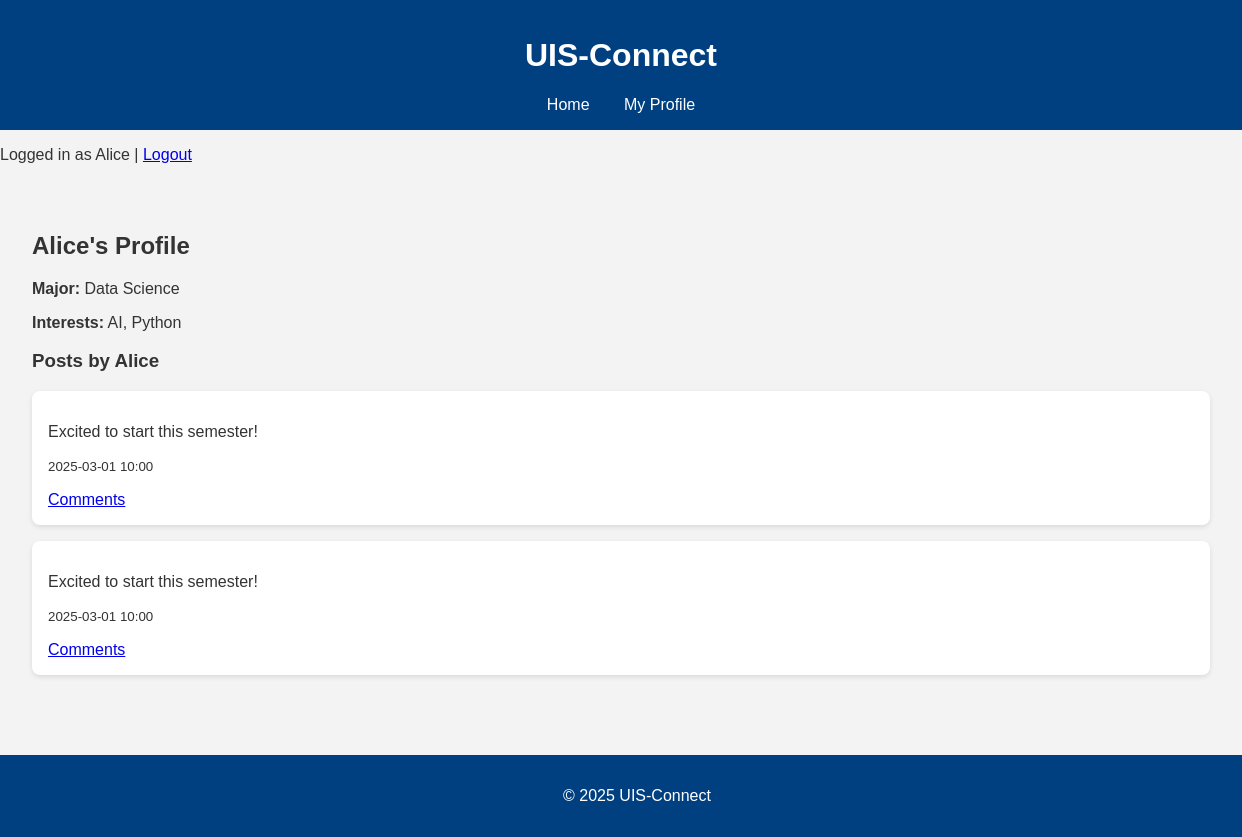
Screenshot of /profile (signed in) with the database file from the repository.
### tables this page shows
CREATE TABLE users (
    id INTEGER PRIMARY KEY AUTOINCREMENT,
    username TEXT NOT NULL,
    major TEXT,
    interests TEXT
);

CREATE TABLE posts (
    id INTEGER PRIMARY KEY AUTOINCREMENT,
    user_id INTEGER,
    content TEXT,
    timestamp TEXT,
    FOREIGN KEY(user_id) REFERENCES users(id)
);

### app.py (the view)
@app.route('/profile')
def profile():
    user_id = session.get('user_id')
    if not user_id:
        flash("You have to register or login to be able to see your profile.", "error")
        return redirect(url_for('login'))
    user, user_posts = get_user_profile(user_id)
    if not user:
        flash("Profile not found.", "error")
        return redirect(url_for('index'))
    return render_template('profile.html', user=user, user_posts=user_posts)

### db_utils.py (called while the page is built)
def get_db_connection():
    conn = sqlite3.connect(DATABASE)
    conn.row_factory = sqlite3.Row
    return conn

def get_user_profile(user_id):
    conn = get_db_connection()
    user = conn.execute("SELECT * FROM users WHERE id = ?", (user_id,)).fetchone()
    posts = conn.execute("SELECT * FROM posts WHERE user_id = ? ORDER BY timestamp DESC", (user_id,)).fetchall()
    conn.close()
    return user, posts

### templates/profile.html
{% extends "base.html" %}
{% block content %}
    <h2>{{ user.username }}'s Profile</h2>
    <p><strong>Major:</strong> {{ user.major }}</p>
    <p><strong>Interests:</strong> {{ user.interests }}</p>
    <h3>Posts by {{ user.username }}</h3>
    {% for post in user_posts %}
        <div class="post">
            <p>{{ post.content }}</p>
            <p><small>{{ post.timestamp }}</small></p>
            <a href="{{ url_for('post', post_id=post.id) }}">Comments</a>
        </div>
    {% else %}
        <p>No posts yet.</p>
    {% endfor %}
{% endblock %}

### templates/base.html (shortened to what this page needs)
<!DOCTYPE html>
<html lang="en">
<head>
    <link rel="stylesheet" href="{{ url_for('static', filename='style.css') }}">
</head>
<body>
    <header>
        <h1>UIS-Connect</h1>
        <nav>
            <a href="{{ url_for('index') }}">Home</a>
            <a href="{{ url_for('profile') }}">My Profile</a>
        </nav>
    </header>
    {% if session.get('username') %}
        <p>Logged in as {{ session.username }} | <a href="{{ url_for('logout') }}">Logout</a></p>
    {% else %}
        <p><a href="{{ url_for('login') }}">Login</a> | <a href="{{ url_for('register') }}">Register</a></p>
    {% endif %}
    <main>
        {% block content %}{% endblock %}
    </main>
    <footer>
        <p>&copy; 2025 UIS-Connect</p>
    </footer>
</body>
</html>

### static/style.css (style rules this page uses)
body { font-family: Arial, sans-serif; margin: 0; padding: 0; background-color: #f3f3f3; color: #333; }
header { background-color: #004080; color: white; padding: 1rem; text-align: center; }
nav a { color: white; margin: 0 15px; text-decoration: none; }
main { padding: 2rem; }
.post, .comment { background-color: white; border-radius: 8px; padding: 1rem; margin-bottom: 1rem; box-shadow: 0 2px 5px rgba(0,0,0,0.1); }
footer { background-color: #004080; color: white; text-align: center; padding: 1rem; margin-top: 2rem; position: relative; bottom: 0; width: 100%; }

### rows the page displays
users: username "Alice", major "Data Science", interests "AI, Python"
posts: content "Excited to start this semester!", timestamp "2025-03-01 10:00"
posts: content "Excited to start this semester!", timestamp "2025-03-01 10:00"
